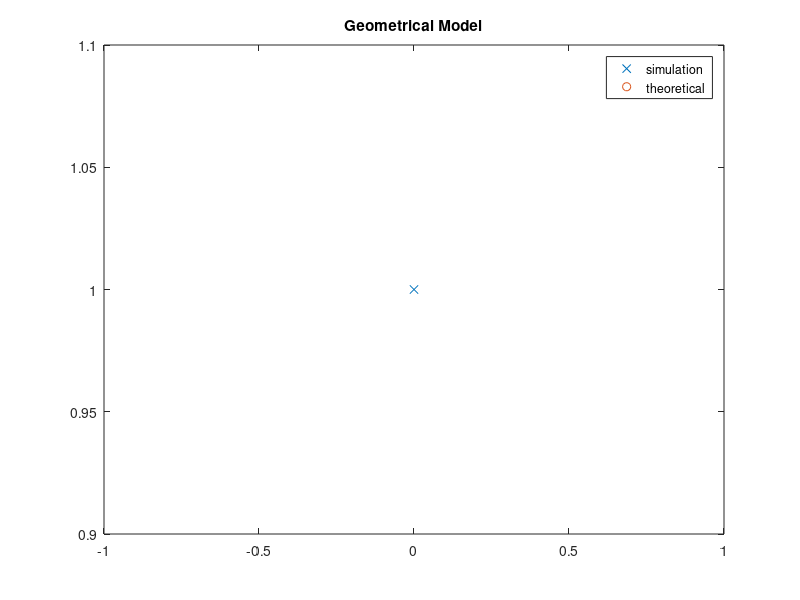

Recreate this plot in MATLAB.
clear all
clc
pause(1)

S = input("What is the number of simulations=");
p=input("Prob of success=");

X =zeros(1, S);

for i = 1:S
    %%%The i-th simulation
    nofailures = 0;
    while rand>= p %%while we have a failure
        nofailures=nofailures + 1;
    end
    
    X(i)=nofailures;
end

U_x = unique(X);
n_X = hist(X, length(U_x)); 
rel_freq=n_X/S;

[U_x; rel_freq]
plot(U_x, rel_freq, 'x');
hold on;
plot(0:max(U_x),  geopdf(0:max(U_x), p), 'o');
hold off;

title("Geometrical Model");
legend("simulation", "theoretical");